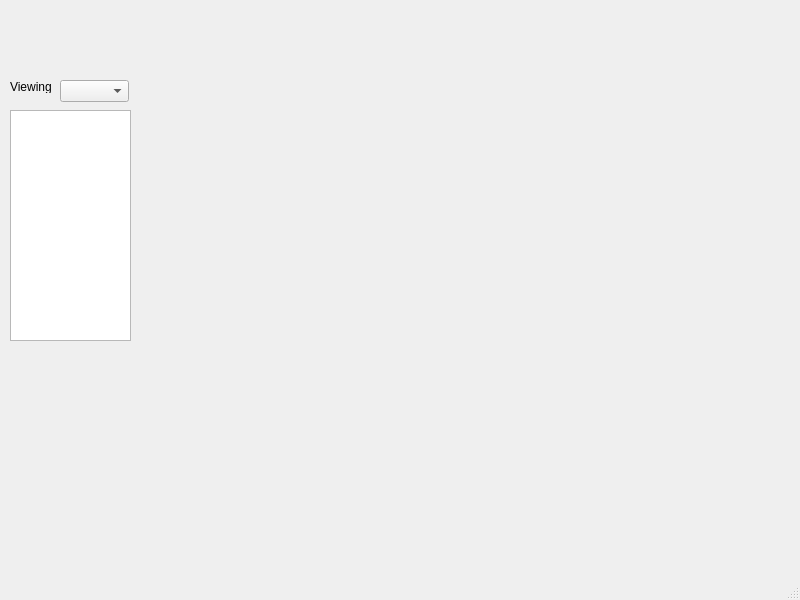
<?xml version="1.0" encoding="UTF-8"?>
<ui version="4.0">
 <class>MainWindow</class>
 <widget class="QMainWindow" name="MainWindow">
  <property name="geometry">
   <rect>
    <x>0</x>
    <y>0</y>
    <width>800</width>
    <height>600</height>
   </rect>
  </property>
  <property name="windowTitle">
   <string>MainWindow</string>
  </property>
  <widget class="QWidget" name="centralwidget">
   <widget class="QListView" name="listView">
    <property name="geometry">
     <rect>
      <x>10</x>
      <y>110</y>
      <width>121</width>
      <height>231</height>
     </rect>
    </property>
   </widget>
   <widget class="QLabel" name="label">
    <property name="geometry">
     <rect>
      <x>10</x>
      <y>80</y>
      <width>46</width>
      <height>13</height>
     </rect>
    </property>
    <property name="text">
     <string>Viewing</string>
    </property>
   </widget>
   <widget class="QComboBox" name="comboBox">
    <property name="geometry">
     <rect>
      <x>60</x>
      <y>80</y>
      <width>69</width>
      <height>22</height>
     </rect>
    </property>
   </widget>
  </widget>
  <widget class="QMenuBar" name="menubar">
   <property name="geometry">
    <rect>
     <x>0</x>
     <y>0</y>
     <width>800</width>
     <height>21</height>
    </rect>
   </property>
  </widget>
  <widget class="QStatusBar" name="statusbar"/>
 </widget>
 <resources/>
 <connections/>
</ui>
